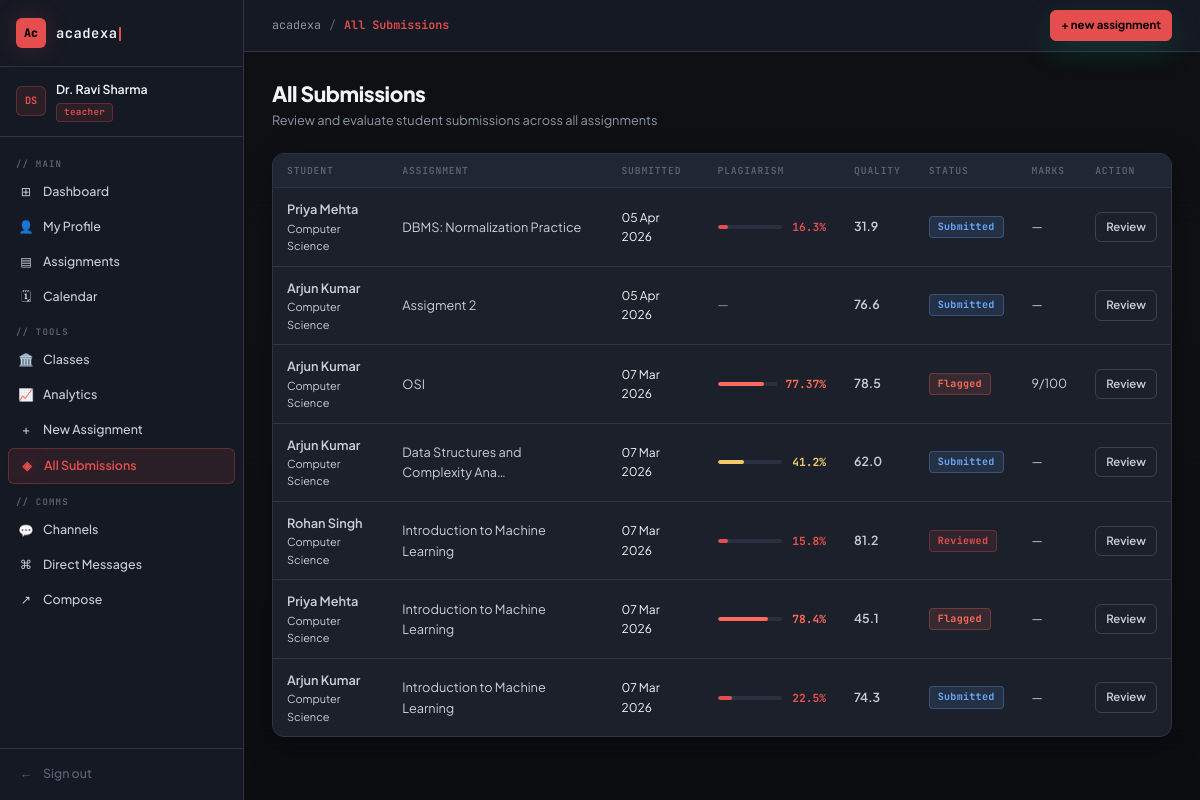
Before: /assignments/submissions/ (signed in) with the older database file.
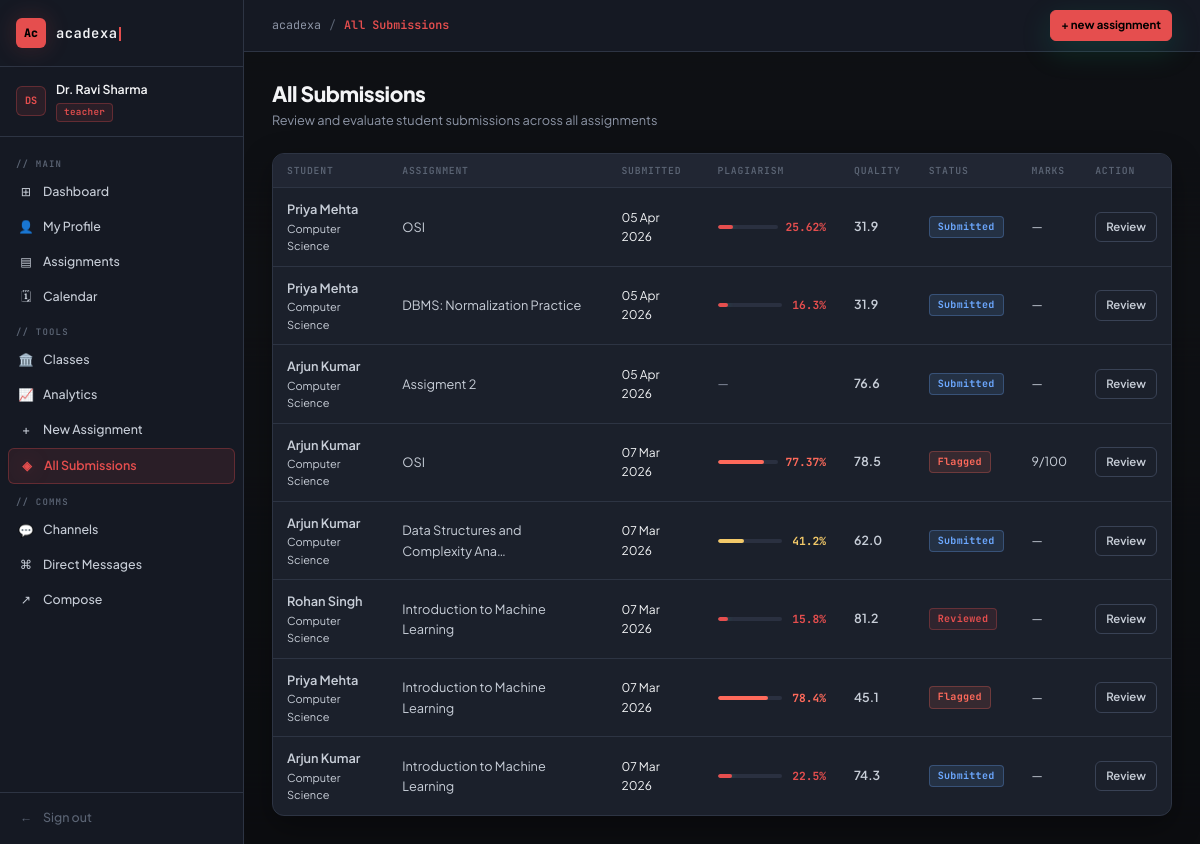
After: the same page with the newer database file.
### apps/assignments/models.py (models this page shows, shortened)
class Submission(models.Model):
    STATUS_CHOICES = [
        ('submitted', 'Submitted'),
        ('reviewed', 'Reviewed'),
        ('flagged', 'Flagged'),
        ('approved', 'Approved'),
    ]
    assignment = models.ForeignKey(Assignment, on_delete=models.CASCADE, related_name='submissions')
    student = models.ForeignKey(
        settings.AUTH_USER_MODEL,
        on_delete=models.CASCADE,
        related_name='submissions'
    )
    file = models.FileField(upload_to='submissions/', blank=True, null=True)
    text_content = models.TextField(blank=True)
    extracted_text = models.TextField(blank=True)
    plagiarism_score = models.FloatField(null=True, blank=True)
    confidence_score = models.FloatField(null=True, blank=True)
    quality_score = models.FloatField(null=True, blank=True)
    ai_feedback = models.TextField(blank=True)
    generated_solution = models.TextField(blank=True)
    status = models.CharField(max_length=20, choices=STATUS_CHOICES, default='submitted')
    teacher_remarks = models.TextField(blank=True)
    marks_awarded = models.IntegerField(null=True, blank=True)
    submitted_at = models.DateTimeField(auto_now_add=True)
    reviewed_at = models.DateTimeField(null=True, blank=True)
    class Meta:
        ordering = ['-submitted_at']
        unique_together = ['assignment', 'student']
    def plagiarism_level(self):
        if self.plagiarism_score is None:
            return 'unknown'
        if self.plagiarism_score >= 70:
            return 'high'
        elif self.plagiarism_score >= 40:
            return 'medium'
        return 'low'

class Assignment(models.Model):
    teacher = models.ForeignKey(
        settings.AUTH_USER_MODEL,
        on_delete=models.CASCADE,
        related_name='assignments_created'
    )
    title = models.CharField(max_length=200)
    description = models.TextField()
    subject = models.CharField(max_length=100, blank=True)
    deadline = models.DateTimeField()
    max_marks = models.IntegerField(default=100)
    created_at = models.DateTimeField(auto_now_add=True)
    updated_at = models.DateTimeField(auto_now=True)
    class Meta:
        ordering = ['-created_at']

### apps/accounts/models.py (models this page shows, shortened)
class User(AbstractUser):
    ROLE_CHOICES = [
        ('student', 'Student'),
        ('teacher', 'Teacher'),
    ]
    role = models.CharField(max_length=10, choices=ROLE_CHOICES, default='student')
    department = models.CharField(max_length=100, blank=True)
    profile_pic = models.ImageField(upload_to='profiles/', blank=True, null=True)
    bio = models.TextField(blank=True)
    def is_teacher(self):
        return self.role == 'teacher'

### apps/assignments/views.py (the view)
# urls.py: path('submissions/', views.all_submissions, name='all_submissions'),
@login_required
def all_submissions(request):
    if not request.user.is_teacher():
        return redirect('dashboard')
    qs = Submission.objects.filter(
        assignment__teacher=request.user
    ).select_related('student', 'assignment')
    status_filter = request.GET.get('status')
    if status_filter:
        qs = qs.filter(status=status_filter)
    submissions = qs.order_by('-submitted_at')
    return render(request, 'assignments/all_submissions.html', {'submissions': submissions})

### templates/assignments/all_submissions.html (shortened to what this page needs)
{% extends 'base/base.html' %}
{% block page_title %}All Submissions{% endblock %}
{% block content %}
<div class="page-header">
  <div>
    <h1>All Submissions</h1>
    <p>Review and evaluate student submissions across all assignments</p>
  </div>
</div>
<div class="card">
  <div style="overflow-x:auto;">
    {% if submissions %}
    <table class="data-table">
      <thead>
        <tr>
          <th>Student</th>
          <th>Assignment</th>
          <th>Submitted</th>
          <th>Plagiarism</th>
          <th>Quality</th>
          <th>Status</th>
          <th>Marks</th>
          <th>Action</th>
        </tr>
      </thead>
      <tbody>
        {% for sub in submissions %}
        <tr>
          <td>
            <div style="font-weight:600; font-size:0.85rem;">{{ sub.student.get_full_name }}</div>
            <div style="font-size:0.73rem; color:var(--text-muted);">{{ sub.student.department }}</div>
          </td>
          <td style="font-size:0.85rem;">{{ sub.assignment.title|truncatechars:35 }}</td>
          <td style="font-size:0.8rem; color:var(--text-muted);">{{ sub.submitted_at|date:"d M Y" }}</td>
          <td>
            {% if sub.plagiarism_score is not None %}
            <div class="plag-meter">
              <div class="plag-bar-wrap" style="min-width:60px;">
                <div class="plag-bar {{ sub.plagiarism_level }}" style="width:{{ sub.plagiarism_score }}%"></div>
              </div>
              <span class="plag-pct {{ sub.plagiarism_level }}">{{ sub.plagiarism_score }}%</span>
            </div>
            {% else %}<span class="text-muted">—</span>{% endif %}
          </td>
          <td>
            {% if sub.quality_score %}
            <span style="font-weight:600; color:{% if sub.quality_score >= 70 %}var(--success){% elif sub.quality_score >= 40 %}var(--warning){% else %}var(--danger){% endif %};">{{ sub.quality_score }}</span>
            {% else %}—{% endif %}
          </td>
          <td><span class="badge badge-{{ sub.status }}">{{ sub.get_status_display }}</span></td>
          <td>
            {% if sub.marks_awarded is not None %}{{ sub.marks_awarded }}/{{ sub.assignment.max_marks }}{% else %}—{% endif %}
          </td>
          <td><a href="{% url 'submission_detail' sub.pk %}" class="btn btn-outline btn-sm">Review</a></td>
        </tr>
        {% endfor %}
      </tbody>
    </table>
    {% else %}
    <div style="text-align:center; padding:60px; color:var(--text-muted);">
      <div style="font-size:3rem; margin-bottom:16px;">📊</div>
      <h3 style="font-family:'Playfair Display',serif; color:var(--navy);">No Submissions Yet</h3>
      <p>Students haven't submitted anything yet.</p>
    </div>
    {% endif %}
  </div>
</div>
{% endblock %}

Changed rows visible on the page:
added Submission: student.get_full_name "Priya Mehta", student.department "Computer Science", assignment "OSI", submitted_at "05 Apr 2026", plagiarism_score "25.62", quality_score "31.9", status "Submitted"
